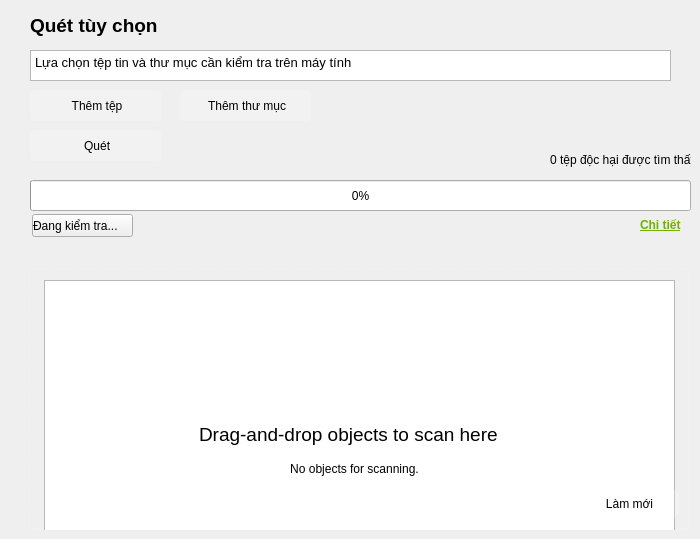
      <widget class="QWidget" name="page_27">
       <widget class="QTextBrowser" name="textBrowser_9">
        <property name="geometry">
         <rect>
          <x>30</x>
          <y>50</y>
          <width>641</width>
          <height>31</height>
         </rect>
        </property>
        <property name="html">
         <string>&lt;!DOCTYPE HTML PUBLIC &quot;-//W3C//DTD HTML 4.0//EN&quot; &quot;http://www.w3.org/TR/REC-html40/strict.dtd&quot;&gt;
&lt;html&gt;&lt;head&gt;&lt;meta name=&quot;qrichtext&quot; content=&quot;1&quot; /&gt;&lt;style type=&quot;text/css&quot;&gt;
p, li { white-space: pre-wrap; }
&lt;/style&gt;&lt;/head&gt;&lt;body style=&quot; font-family:'MS Shell Dlg 2'; font-size:8.25pt; font-weight:400; font-style:normal;&quot;&gt;
&lt;p style=&quot; margin-top:0px; margin-bottom:0px; margin-left:0px; margin-right:0px; -qt-block-indent:0; text-indent:0px;&quot;&gt;&lt;span style=&quot; font-size:10pt;&quot;&gt;Lựa chọn tệp tin và thư mục cần kiểm tra trên máy tính&lt;/span&gt;&lt;/p&gt;&lt;/body&gt;&lt;/html&gt;</string>
        </property>
       </widget>
       <widget class="QLabel" name="label_78">
        <property name="geometry">
         <rect>
          <x>30</x>
          <y>10</y>
          <width>211</width>
          <height>31</height>
         </rect>
        </property>
        <property name="text">
         <string>&lt;html&gt;&lt;head/&gt;&lt;body&gt;&lt;p&gt;&lt;span style=&quot; font-size:14pt; font-weight:600;&quot;&gt;Quét tùy chọn&lt;/span&gt;&lt;/p&gt;&lt;/body&gt;&lt;/html&gt;</string>
        </property>
       </widget>
       <widget class="QPushButton" name="add_file_scan">
        <property name="geometry">
         <rect>
          <x>30</x>
          <y>90</y>
          <width>131</width>
          <height>31</height>
         </rect>
        </property>
        <property name="cursor">
         <cursorShape>PointingHandCursor</cursorShape>
        </property>
        <property name="styleSheet">
         <string notr="true">QPushButton { 
background-color: rgba(255,255,255,0.2); 
border-radius: 5px;
 text-align: center; 
padding: 5px;
} 
QPushButton::hover{ 
background: rgba(255,255,255,0.4);
}</string>
        </property>
        <property name="text">
         <string>      Thêm tệp     </string>
        </property>
        <property name="icon">
         <iconset>
          <normaloff>icon/file-1294459_1280.png</normaloff>icon/file-1294459_1280.png</iconset>
        </property>
        <property name="iconSize">
         <size>
          <width>16</width>
          <height>16</height>
         </size>
        </property>
       </widget>
       <widget class="QPushButton" name="selective_scan_start">
        <property name="geometry">
         <rect>
          <x>30</x>
          <y>130</y>
          <width>131</width>
          <height>31</height>
         </rect>
        </property>
        <property name="cursor">
         <cursorShape>PointingHandCursor</cursorShape>
        </property>
        <property name="styleSheet">
         <string notr="true">QPushButton { 
background-color: rgba(255,255,255,0.2); 
border-radius: 5px;
 text-align: center; 
padding: 5px;
} 
QPushButton::hover{ 
background: rgba(255,255,255,0.4);
}</string>
        </property>
        <property name="text">
         <string>         Quét        </string>
        </property>
        <property name="icon">
         <iconset>
          <normaloff>icon/start.png</normaloff>icon/start.png</iconset>
        </property>
        <property name="iconSize">
         <size>
          <width>12</width>
          <height>12</height>
         </size>
        </property>
       </widget>
       <widget class="QWidget" name="widget_39" native="true">
        <property name="geometry">
         <rect>
          <x>29</x>
          <y>269</y>
          <width>661</width>
          <height>261</height>
         </rect>
        </property>
        <property name="cursor">
         <cursorShape>ArrowCursor</cursorShape>
        </property>
        <property name="styleSheet">
         <string notr="true">#widget_39{
border: 1px solid rgba(255,255,255,0.5);
border-style: dotted;
}</string>
        </property>
        <widget class="QTableWidget" name="list_file_scan">
         <property name="geometry">
          <rect>
           <x>15</x>
           <y>11</y>
           <width>631</width>
           <height>251</height>
          </rect>
         </property>
         <property name="styleSheet">
          <string notr="true">QHeaderView::section
{
  background-color: transparent;
  text-align: left;
  padding-left: 12px;
  
}

QTableWidget::item {
    padding-left: 10px;
  border: 0px;

}

QTableWidget::item::selected {
    background: rgba(255,255,255,0.05);
}
</string>
         </property>
        </widget>
        <widget class="QWidget" name="add_folder_scan_box" native="true">
         <property name="geometry">
          <rect>
           <x>0</x>
           <y>10</y>
           <width>661</width>
           <height>261</height>
          </rect>
         </property>
         <property name="cursor">
          <cursorShape>PointingHandCursor</cursorShape>
         </property>
         <widget class="QLabel" name="label_109">
          <property name="geometry">
           <rect>
            <x>270</x>
            <y>40</y>
            <width>100</width>
            <height>100</height>
           </rect>
          </property>
          <property name="text">
           <string/>
          </property>
          <property name="pixmap">
           <pixmap>icon/66241-cremation-grandon-funeral-cemetery-system-lunning-home.png</pixmap>
          </property>
          <property name="scaledContents">
           <bool>true</bool>
          </property>
         </widget>
         <widget class="QLabel" name="label_110">
          <property name="geometry">
           <rect>
            <x>240</x>
            <y>180</y>
            <width>171</width>
            <height>20</height>
           </rect>
          </property>
          <property name="text">
           <string>&lt;html&gt;&lt;head/&gt;&lt;body&gt;&lt;p align=&quot;center&quot;&gt;No objects for scanning.&lt;/p&gt;&lt;/body&gt;&lt;/html&gt;</string>
          </property>
         </widget>
         <widget class="QLabel" name="label_111">
          <property name="geometry">
           <rect>
            <x>170</x>
            <y>140</y>
            <width>321</width>
            <height>31</height>
           </rect>
          </property>
          <property name="text">
           <string>&lt;html&gt;&lt;head/&gt;&lt;body&gt;&lt;p&gt;&lt;span style=&quot; font-size:14pt;&quot;&gt;Drag-and-drop objects to scan here&lt;/span&gt;&lt;/p&gt;&lt;/body&gt;&lt;/html&gt;</string>
          </property>
         </widget>
        </widget>
       </widget>
       <widget class="QPushButton" name="add_folder_scan">
        <property name="geometry">
         <rect>
          <x>180</x>
          <y>90</y>
          <width>131</width>
          <height>31</height>
         </rect>
        </property>
        <property name="cursor">
         <cursorShape>PointingHandCursor</cursorShape>
        </property>
        <property name="styleSheet">
         <string notr="true">QPushButton { 
background-color: rgba(255,255,255,0.2); 
border-radius: 5px;
 text-align: center; 
padding: 5px;
} 
QPushButton::hover{ 
background: rgba(255,255,255,0.4);
}</string>
        </property>
        <property name="text">
         <string>  Thêm thư mục </string>
        </property>
        <property name="icon">
         <iconset>
          <normaloff>icon/folder.png</normaloff>icon/folder.png</iconset>
        </property>
        <property name="iconSize">
         <size>
          <width>16</width>
          <height>16</height>
         </size>
        </property>
       </widget>
       <widget class="QWidget" name="widget_scan" native="true">
        <property name="geometry">
         <rect>
          <x>30</x>
          <y>150</y>
          <width>661</width>
          <height>111</height>
         </rect>
        </property>
        <widget class="QLabel" name="mess_scan">
         <property name="geometry">
          <rect>
           <x>520</x>
           <y>0</y>
           <width>141</width>
           <height>20</height>
          </rect>
         </property>
         <property name="text">
          <string>0 tệp độc hại được tìm thấy</string>
         </property>
        </widget>
        <widget class="QProgressBar" name="progressBar_selective_scan">
         <property name="geometry">
          <rect>
           <x>0</x>
           <y>30</y>
           <width>661</width>
           <height>31</height>
          </rect>
         </property>
         <property name="value">
          <number>0</number>
         </property>
        </widget>
        <widget class="QPushButton" name="path_scan">
         <property name="geometry">
          <rect>
           <x>2</x>
           <y>64</y>
           <width>101</width>
           <height>23</height>
          </rect>
         </property>
         <property name="styleSheet">
          <string notr="true">QPushButton{
text-align: left; 
}</string>
         </property>
         <property name="text">
          <string>Đang kiểm tra...</string>
         </property>
        </widget>
        <widget class="QLabel" name="path_scan_name">
         <property name="geometry">
          <rect>
           <x>100</x>
           <y>64</y>
           <width>491</width>
           <height>21</height>
          </rect>
         </property>
         <property name="text">
          <string/>
         </property>
        </widget>
        <widget class="QLabel" name="show_detail_selective_scan">
         <property name="geometry">
          <rect>
           <x>610</x>
           <y>65</y>
           <width>47</width>
           <height>21</height>
          </rect>
         </property>
         <property name="cursor">
          <cursorShape>PointingHandCursor</cursorShape>
         </property>
         <property name="text">
          <string>&lt;html&gt;&lt;head/&gt;&lt;body&gt;&lt;p&gt;&lt;span style=&quot; font-weight:600; text-decoration: underline; color:#71b005;&quot;&gt;Chi tiết&lt;/span&gt;&lt;/p&gt;&lt;/body&gt;&lt;/html&gt;</string>
         </property>
        </widget>
        <widget class="QLabel" name="label">
         <property name="geometry">
          <rect>
           <x>500</x>
           <y>3</y>
           <width>16</width>
           <height>16</height>
          </rect>
         </property>
         <property name="text">
          <string/>
         </property>
         <property name="pixmap">
          <pixmap>icon/unnamed.png</pixmap>
         </property>
         <property name="scaledContents">
          <bool>true</bool>
         </property>
        </widget>
       </widget>
       <widget class="QPushButton" name="restore_list_path">
        <property name="geometry">
         <rect>
          <x>580</x>
          <y>490</y>
          <width>99</width>
          <height>27</height>
         </rect>
        </property>
        <property name="cursor">
         <cursorShape>PointingHandCursor</cursorShape>
        </property>
        <property name="styleSheet">
         <string notr="true">QPushButton {
background: rgba(255,255,255,0.2);
border-radius: 5px;
}

QPushButton::hover {
background: rgba(255,255,255,0.3);
}
</string>
        </property>
        <property name="text">
         <string>Làm mới</string>
        </property>
       </widget>
       <zorder>widget_scan</zorder>
       <zorder>textBrowser_9</zorder>
       <zorder>label_78</zorder>
       <zorder>add_file_scan</zorder>
       <zorder>widget_39</zorder>
       <zorder>add_folder_scan</zorder>
       <zorder>selective_scan_start</zorder>
       <zorder>restore_list_path</zorder>
      </widget>
